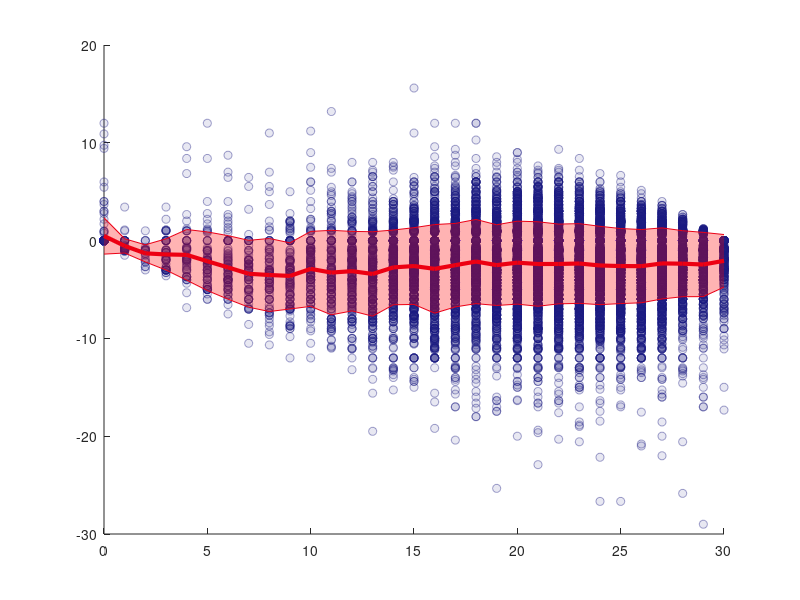

Reproduce this figure in MATLAB. (Note: this script raises an error after producing the figure.)
clear all
close all
%% decay demented with time
load('demented');

vec_avg = zeros(6,max(demented(1,42,:)+1));

for i= 1: max(demented(1,42,:))+1
    vec_avg(1,i) = i - 1; 
    for k = 1: size(demented(:,42,:),3)
        if demented(1,42,k) == i - 1
            vec_avg(2,i) = vec_avg(2,i) + demented(3,42,k);
            vec_avg(3, i)= vec_avg(3, i) +1;
        end
    end
end

vec_avg(2,:) = vec_avg(2,:)./ vec_avg(3,:);

for i = 1: max(vec_avg(1,:))+1
    temp = sum(demented(1,42,:) == i - 1);
    temp_vec = zeros(temp,1);
    temp = 1;
    for j= 1 : size(demented(:,42,:),3)
        if  demented(1,42,j) == i - 1
            temp_vec(temp) = demented(3,42,j);
            temp = temp + 1;
        end
    end
    vec_avg(4,i) = std(temp_vec);
end

vec_avg(5,:) = vec_avg(2,:)+ vec_avg(4,:);
vec_avg(6,:) = vec_avg(2,:)- vec_avg(4,:);

vec = demented(3,42,:)./(demented(3,4,:)+demented(3,3,:)/12);
%%
figure;
scatter(demented(1,42,:),vec,'filled','MarkerFaceColor',[0.1 0.1 0.5],'MarkerEdgeColor',[0.1 0.1 0.5],'MarkerFaceAlpha',0.1,'MarkerEdgeAlpha',0.4)
hold on
plot(vec_avg(1,:),vec_avg(2,:),'Color',[0.9 0 0.1],'LineWidth',3);
hold on

plot(vec_avg(1,:),vec_avg(5,:),'Color',[0.9 0 0.1]);
hold on
plot(vec_avg(1,:),vec_avg(6,:),'Color',[0.9 0 0.1]);
hold on
inBetween = [vec_avg(5,:), flip(vec_avg(6,:))];
x = [vec_avg(1,:), flip(vec_avg(1,:))];
fill(x, inBetween, 'r','facealpha',0.3,'edgecolor','none');

hold on 
yline(0,'Color',[0.35 0.35 0.35],'LineWidth',1.5);


%yline(-2.5);

hold off;


ylim([-30,30]);
set(gca, 'FontSize', 16)
title('Cognitive Change - Clinical Data', 'FontSize', 16);
ylabel('Cognitive Change (score/year)', 'FontSize', 16);
xlabel('Initial Score', 'FontSize', 16);
legend('Participant Cognitive Change','Average Cognitive Change');


%%
